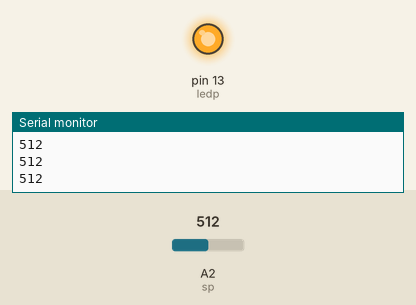
The sketch below on a simulated Arduino Uno, built with avr-gcc and run on an emulated ATmega328P. Parts: output pins drawn as LEDs (lit = HIGH), the last lines printed to the serial monitor. Inputs (shaded band) come from the test bench; at power-on: A2 (sp) = 512.

Above: at 1.2 s.
1.3 s: A2 (sp) set to 216
2.8 s: A2 (sp) set to 183
At 4.0 s:
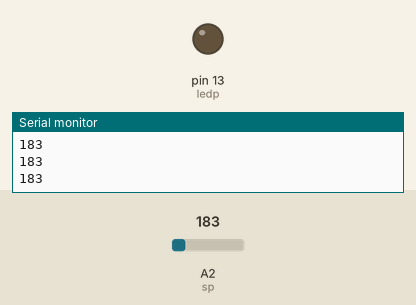
4.3 s: A2 (sp) set to 210
At 5.1 s:
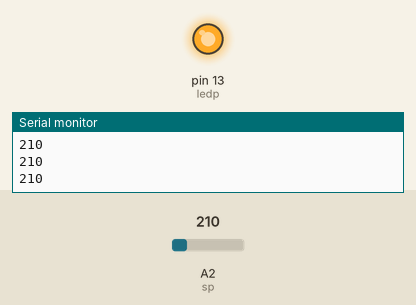
5.8 s: A2 (sp) set to 190
At 6.3 s:
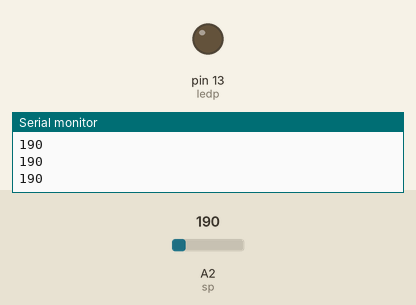
Timing chart, 0 to 8.3 s (numbered marks = the images above; inputs shaded):
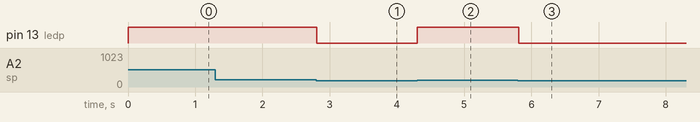

The sketch:

Sound_Sensor.ino
```cpp
const int ledp = 13;
const int sp = A2;
const int thresh = 200;

void setup() {
  Serial.begin(9600);
  pinMode(ledp,OUTPUT);
  pinMode(sp,INPUT);

  // put your setup code here, to run once:

}

void loop() {
  int ss = analogRead(sp);
  Serial.println(ss);

  if(ss>=thresh)
  {
    digitalWrite(ledp,HIGH);
    //delay(1000);
  }
  else
  {
    digitalWrite(ledp,LOW);
  }
  // put your main code here, to run repeatedly:

}
```

Measured:
- the behaviour switches between 200 and 199 on A2 (sp) (found by bisection; images 0 and 1)
- after the input at 2.8 s, pin 13 (ledp): HIGH → LOW at once
- after the input at 4.3 s, pin 13 (ledp): LOW → HIGH at once
- after the input at 5.8 s, pin 13 (ledp): HIGH → LOW at once
